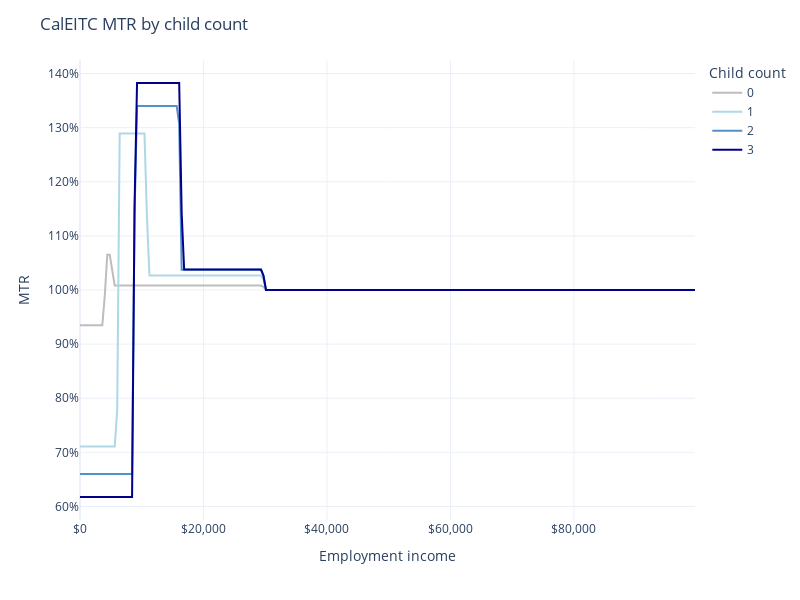

The code cell stored with this chart in its notebook:
### Markdown cell above
## Marginal tax rates

CalEITC imposes both positive and negative marginal tax rates, depending on the taxpayer's income.

### Code cell
df = pd.DataFrame()
df["Employment income"] = simulations[0].calculate("employment_income", 2023)[
    :-1
]
for i in range(4):
    earnings = simulations[i].calculate(
        "employment_income", 2023, map_to="tax_unit"
    )
    ca_eitc = simulations[i].calculate("ca_eitc", 2023)
    mtr = 1 - (ca_eitc[1:] - ca_eitc[:-1]) / (earnings[1:] - earnings[:-1])
    df[f"{i}"] = mtr

px.line(
    df,
    x="Employment income",
    y=df.columns[1:],
    color_discrete_map=COLOR_MAP,
).update_layout(
    title="CalEITC MTR by child count",
    xaxis_title="Employment income",
    xaxis_tickformat="$,.0f",
    yaxis_title="MTR",
    yaxis_tickformat=".0%",
    legend_title="Child count",
    height=600,
    width=800,
    template="plotly_white",
).show()

### Figure 1 — Plotly figure (JSON) as saved in the notebook; plotly's stock layout.template omitted (floating-point values rounded to 4 significant figures; data arrays with more than 128 entries replaced by an {"elided": "..."} marker saying what was removed)
{"data": [{"hovertemplate": "variable=0<br>Employment income=%{x}<br>value=%{y}<extra></extra>", "legendgroup": "0", "line": {"color": "#BDBDBD", "dash": "solid"}, "marker": {"symbol": "circle"}, "mode": "lines", "name": "0", "orientation": "v", "showlegend": true, "type": "scatter", "x": {"elided": "249 float values"}, "xaxis": "x", "y": {"elided": "249 float values"}, "yaxis": "y"}, {"hovertemplate": "variable=1<br>Employment income=%{x}<br>value=%{y}<extra></extra>", "legendgroup": "1", "line": {"color": "lightblue", "dash": "solid"}, "marker": {"symbol": "circle"}, "mode": "lines", "name": "1", "orientation": "v", "showlegend": true, "type": "scatter", "x": {"elided": "249 float values"}, "xaxis": "x", "y": {"elided": "249 float values"}, "yaxis": "y"}, {"hovertemplate": "variable=2<br>Employment income=%{x}<br>value=%{y}<extra></extra>", "legendgroup": "2", "line": {"color": "#5091cc", "dash": "solid"}, "marker": {"symbol": "circle"}, "mode": "lines", "name": "2", "orientation": "v", "showlegend": true, "type": "scatter", "x": {"elided": "249 float values"}, "xaxis": "x", "y": {"elided": "249 float values"}, "yaxis": "y"}, {"hovertemplate": "variable=3<br>Employment income=%{x}<br>value=%{y}<extra></extra>", "legendgroup": "3", "line": {"color": "darkblue", "dash": "solid"}, "marker": {"symbol": "circle"}, "mode": "lines", "name": "3", "orientation": "v", "showlegend": true, "type": "scatter", "x": {"elided": "249 float values"}, "xaxis": "x", "y": {"elided": "249 float values"}, "yaxis": "y"}], "layout": {"height": 600, "legend": {"title": {"text": "Child count"}, "tracegroupgap": 0}, "margin": {"t": 60}, "title": {"text": "CalEITC MTR by child count"}, "width": 800, "xaxis": {"anchor": "y", "domain": [0, 1], "tickformat": "$,.0f", "title": {"text": "Employment income"}}, "yaxis": {"anchor": "x", "domain": [0, 1], "tickformat": ".0%", "title": {"text": "MTR"}}}}
